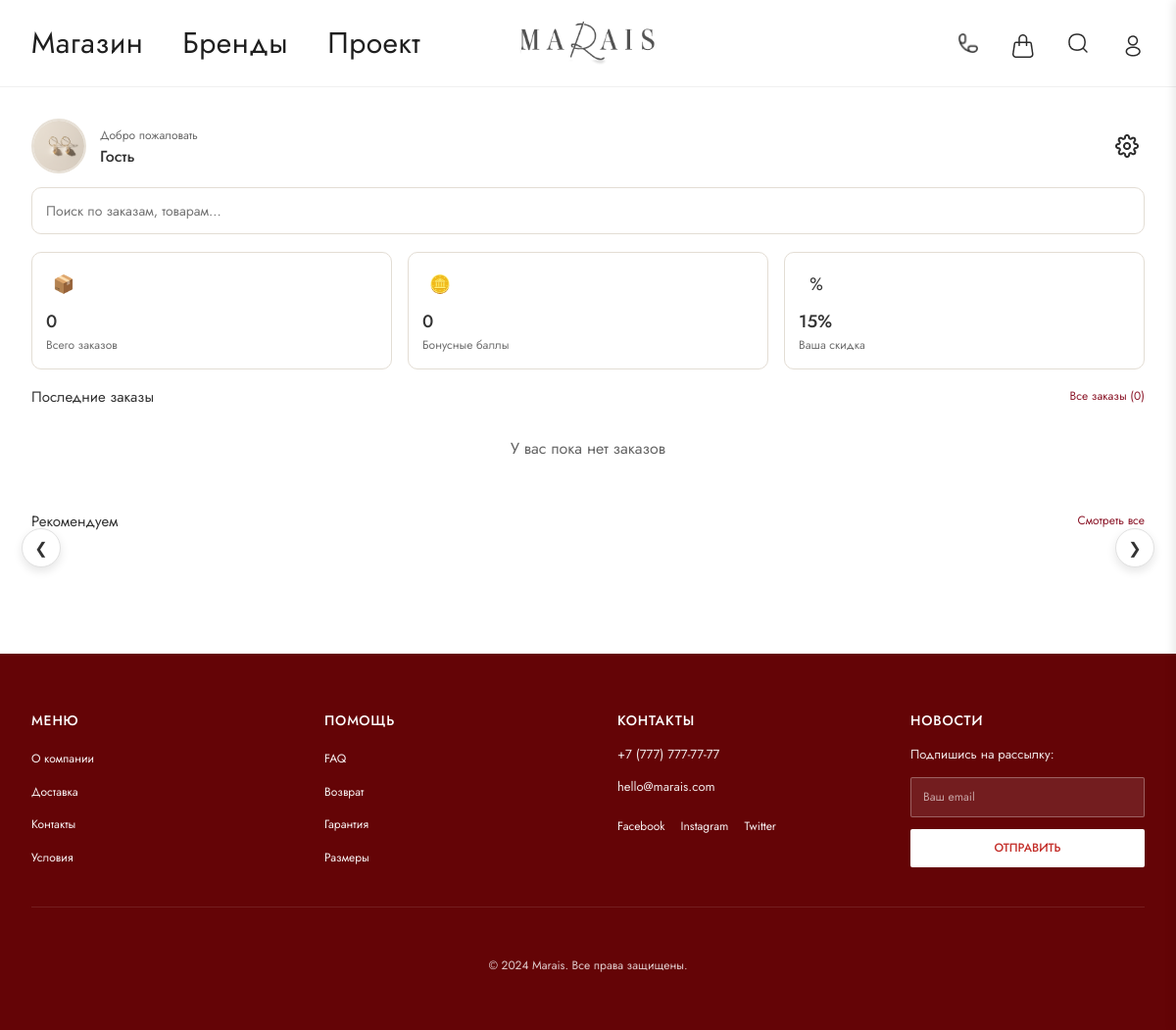
/catalog/profile/, run on an earlier commit of the app's database.
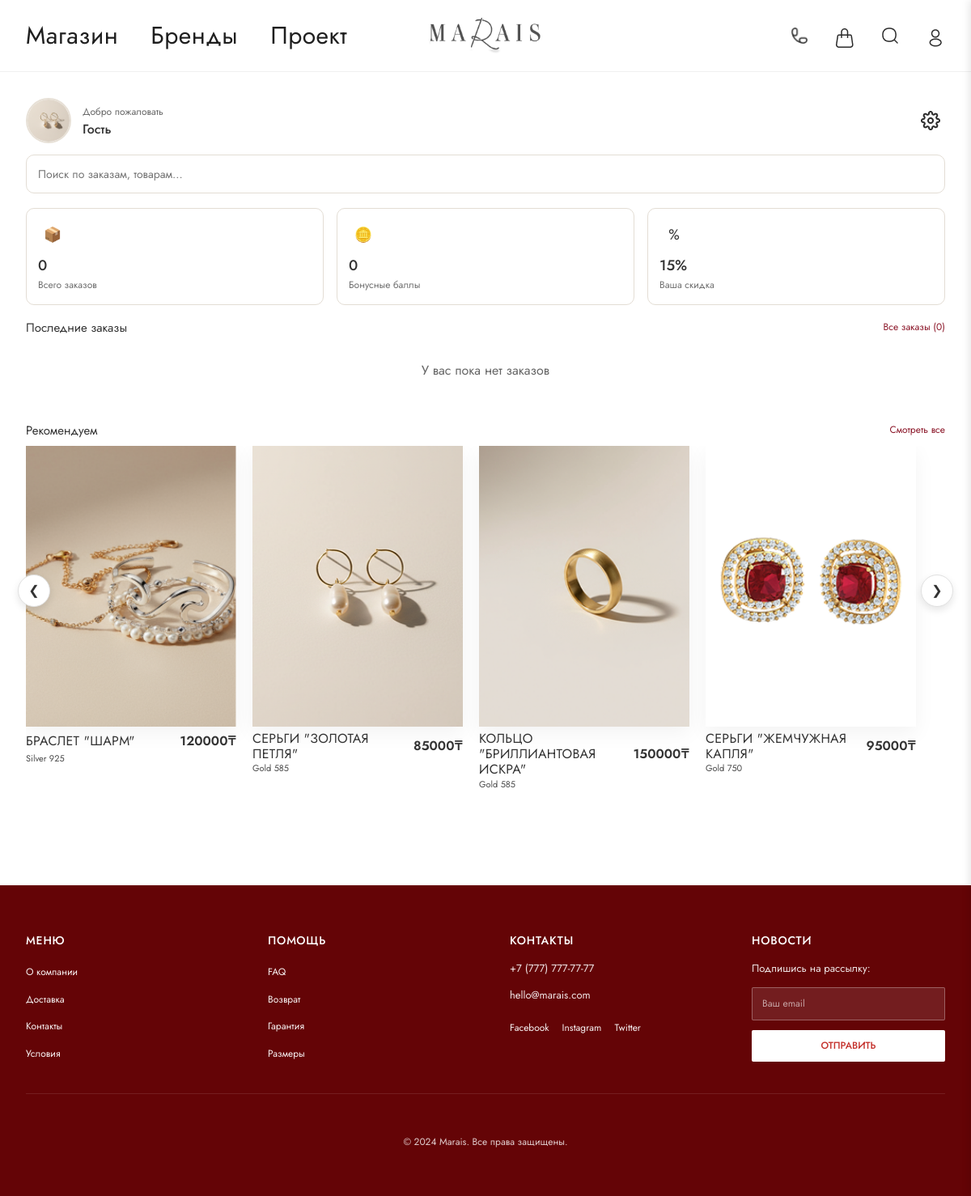
And on a later commit of the database.
### catalog/models.py (models this page shows, shortened)
class Product(models.Model):
  category = models.ForeignKey(Category, related_name='products', on_delete=models.SET_NULL, null=True, blank=True)
  collection = models.ForeignKey(Collection, related_name='products', on_delete=models.SET_NULL, null=True, blank=True)
  brand_ref = models.ForeignKey('Brand', related_name='products', on_delete=models.SET_NULL, null=True, blank=True)
  brand = models.CharField(max_length=120, blank=True)
  title = models.CharField(max_length=200)
  slug = models.SlugField(max_length=220, unique=True)
  description = models.TextField(blank=True)
  price = models.DecimalField(max_digits=12, decimal_places=2, default=0)
  currency = models.CharField(max_length=8, default='₸')
  metal = models.CharField(max_length=100, blank=True)
  material = models.CharField(max_length=150, blank=True)
  coverage = models.CharField(max_length=100, blank=True)
  stones = models.CharField(max_length=200, blank=True)
  color = models.CharField(max_length=80, blank=True)
  size = models.CharField(max_length=50, blank=True)
  stock = models.PositiveIntegerField(default=0)
  is_active = models.BooleanField(default=True)
  main_image = models.ImageField(upload_to='products/', blank=True, null=True)
  created_at = models.DateTimeField(auto_now_add=True)
  updated_at = models.DateTimeField(auto_now=True)
  class Meta:
    verbose_name = 'Товар'
    verbose_name_plural = 'Товары'
    ordering = ['-created_at']

class Category(models.Model):
  name = models.CharField(max_length=150, unique=True)
  slug = models.SlugField(max_length=160, unique=True)
  parent = models.ForeignKey('self', related_name='children', on_delete=models.SET_NULL, null=True, blank=True)
  description = models.TextField(blank=True)
  image = models.ImageField(upload_to='categories/', blank=True, null=True)
  class Meta:
    verbose_name = 'Категория'
    verbose_name_plural = 'Категории'
    ordering = ['name']

### catalog/views.py (the view)
# urls.py: path('profile/', ProfileView.as_view(), name='profile'),
class ProfileView(View):
    def get(self, request):
        orders = []
        orders_total = 0
        if request.user.is_authenticated:
            qs = Order.objects.filter(user=request.user).prefetch_related('items__product').order_by('-created_at')
            orders_total = qs.count()
            orders = list(qs[:3])
        recommended_products = Product.objects.filter(is_active=True).order_by('?')[:4]
        return render(request, 'catalog/profile.html', {
            'orders': orders,
            'orders_total': orders_total,
            'recommended_products': recommended_products,
        })

### basket/context_processors.py (called while the page is built)
def cart_processor(request):
    if request.user.is_authenticated:
        cart = Cart.objects.filter(user=request.user).first()
    else:
        session_key = request.session.session_key
        if not session_key:
            return {'cart_total_quantity': 0}
        cart = Cart.objects.filter(session_key=session_key).first()
    if cart:
        return {'cart_total_quantity': cart.total_quantity}
    return {'cart_total_quantity': 0}

### templates/catalog/profile.html (shortened to what this page needs)
{% extends 'base.html' %}
{% load static %}
{% block content %}
<section class="profile-page">
  <div class="container-m">
    <div class="profile-header">
      <div class="profile-user">
        <div class="profile-avatar">
          {% if request.user.is_authenticated and request.user.avatar %}
          <img src="{{ request.user.avatar.url }}" alt="{{ request.user.get_full_name|default:request.user.username }}">
          {% else %}
          <img src="{% static 'images/sergi.png' %}" alt="Аватар">
          {% endif %}
        </div>
        <div class="profile-user__meta">
          <p class="profile-greet">Добро пожаловать</p>
          <h2 class="profile-name">
            {% if request.user.is_authenticated %}
            {{ request.user.get_full_name|default:request.user.username }}
            {% else %}
            Гость
            {% endif %}
          </h2>
        </div>
      </div>
      <div class="profile-header__actions">
        <button type="button" class="profile-icon-btn" aria-label="Настройки" data-profile-settings-open>
          <img src="{% static 'images/settings.png' %}" alt="Настройки">
        </button>
      </div>
    </div>
    <div class="profile-search">
      <input type="search" placeholder="Поиск по заказам, товарам..." aria-label="Поиск">
    </div>
    <div class="profile-stats">
      <div class="profile-stat-card">
        <div class="profile-stat__icon">📦</div>
        <div>
          <div class="profile-stat__value">
            {% if request.user.is_authenticated %}
            {{ request.user.orders.count|default:0 }}
            {% else %}
            0
            {% endif %}
          </div>
          <div class="profile-stat__label">Всего заказов</div>
        </div>
      </div>
      <div class="profile-stat-card">
        <div class="profile-stat__icon">🪙</div>
        <div>
          <div class="profile-stat__value">
            {% if request.user.is_authenticated %}
            {{ request.user.loyalty_points|default:0 }}
            {% else %}
            0
            {% endif %}
          </div>
          <div class="profile-stat__label">Бонусные баллы</div>
        </div>
      </div>
      <div class="profile-stat-card">
        <div class="profile-stat__icon">%</div>
        <div>
          <div class="profile-stat__value">
            {% if request.user.is_authenticated %}
            {{ request.user.discount_percent|default:15 }}%
            {% else %}
            15%
            {% endif %}
          </div>
          <div class="profile-stat__label">Ваша скидка</div>
        </div>
      </div>
    </div>
    <div class="profile-section">
      <div class="profile-section__header">
        <h3>Последние заказы</h3>
        <a href="#" class="profile-link">Все заказы ({{ orders_total }})</a>
      </div>
      <div class="profile-orders">
        {% if orders %}
        {% for order in orders %}
        <article class="order-card">
          <div class="order-card__info">
            <div class="order-card__icon">
              {% if order.items.first.product.main_image %}
              <img src="{{ order.items.first.product.main_image.url }}" alt="">
              {% else %}
              <img src="{% static 'images/chameleon.png' %}" alt="">
              {% endif %}
            </div>
            <div>
              <div class="order-card__title">Заказ #{{ order.id|stringformat:"06d" }}</div>
              <div class="order-card__date">{{ order.created_at|date:"d E Y" }}</div>
            </div>
          </div>
          <div class="order-card__meta">
            <div class="order-card__price">{{ order.total|floatformat:0 }} ₸</div>
          </div>
        </article>
        {% endfor %}
        {% else %}
        <p style="text-align: center; padding: 20px; color: #666;">У вас пока нет заказов</p>
        {% endif %}
      </div>
    </div>
    <div class="profile-section">
      <div class="profile-section__header">
        <h3>Рекомендуем</h3>
        <a href="{% url 'catalog:home' %}" class="profile-link">Смотреть все</a>
      </div>
      <div class="product-slider-wrapper">
        <button class="slider-arrow slider-prev" aria-label="Назад">&#10094;</button>
        <div class="product-slider-track">
          {% for product in recommended_products %}
          <article class="product-card">
            <a href="{% url 'catalog:detail' product.slug %}" style="text-decoration: none; color: inherit;">
              <div class="product-thumb">
                {% if product.main_image %}
                <img src="{{ product.main_image.url }}" alt="{{ product.title }}">
                {% else %}
                <img src="{% static 'images/product-placeholder.svg' %}" alt="{{ product.title }}">
                {% endif %}
              </div>
              <div class="product-info">
                <div class="product-row">
                  <h3 class="product-name">{{ product.title|upper }}</h3>
                  <span class="product-price">{{ product.price|floatformat:0 }}₸</span>
                </div>
                <p class="product-subtitle">{{ product.metal|default:product.category.name }}</p>
              </div>
            </a>
          </article>
          {% endfor %}
        </div>
        <button class="slider-arrow slider-next" aria-label="Вперед">&#10095;</button>
      </div>
    </div>
  </div>
</section>
{% endblock %}

### templates/base.html (shortened to what this page needs)
<!DOCTYPE html>
{% load static %}
<html lang="ru">
<head>
    <link href="https://cdn.jsdelivr.net/npm/bootstrap@5.3.2/dist/css/bootstrap.min.css" rel="stylesheet">
    <link rel="stylesheet" href="{% static 'css/style.css' %}">
    <link rel="stylesheet" href="{% static 'css/header.css' %}">
    <link rel="stylesheet" href="{% static 'css/footer.css' %}">
</head>
<body>
    {% include 'includes/header.html' %}
    <main class="container-fluid p-0" role="main">
        {% block content %}{% endblock %}
    </main>
    {% include 'includes/footer.html' %}
</body>
</html>

### templates/includes/header.html (shortened to what this page needs)
{% load static %}
<header class="site-header">
  <div class="container-m header-inner">
    <nav class="header-nav">
      <a href="{% url 'catalog:home' %}" class="">Магазин</a>
      <a href="{% url 'brand' %}" class="">Бренды</a>
      <a href="{% url 'project' %}" class="">Проект</a>
    </nav>
    <div class="header-logo">
      <a href="/">
        <img src="{% static 'images/logo.png' %}" alt="Marais">
      </a>
    </div>
    <div class="header-actions header-actions--compact">
      <img src="{% static 'images/Phone.png' %}" alt="Phone" class="icon-link">
      <a href="{% url 'basket:detail' %}"><img src="{% static 'images/Vector.png' %}" alt="Cart" class="icon-link"></a>
      <img src="{% static 'images/Serch.png' %}" alt="Search" class="icon-link" data-search-trigger
        style="cursor: pointer;">
      {% if request.user.is_authenticated %}
      <a href="{% url 'catalog:profile' %}">
        <img src="{% static 'images/profile.png' %}" alt="Profile" class="icon-link">
      </a>
      {% else %}
      <a href="{% url 'users:login' %}">
        <img src="{% static 'images/profile.png' %}" alt="Profile" class="icon-link">
      </a>
      {% endif %}
    </div>
  </div>
</header>

### templates/includes/footer.html
{% load static %}
<footer class="site-footer">
  <div class="container-m">
    <div class="footer-content">
      <div class="footer-col">
        <h4>Меню</h4>
        <ul>
          <li><a href="#">О компании</a></li>
          <li><a href="#">Доставка</a></li>
          <li><a href="#">Контакты</a></li>
          <li><a href="#">Условия</a></li>
        </ul>
      </div>
      <div class="footer-col">
        <h4>Помощь</h4>
        <ul>
          <li><a href="#">FAQ</a></li>
          <li><a href="#">Возврат</a></li>
          <li><a href="#">Гарантия</a></li>
          <li><a href="#">Размеры</a></li>
        </ul>
      </div>
      <div class="footer-col">
        <h4>Контакты</h4>
        <p>+7 (777) 777-77-77</p>
        <p>hello@marais.com</p>
        <div class="footer-social">
          <a href="#">Facebook</a>
          <a href="#">Instagram</a>
          <a href="#">Twitter</a>
        </div>
      </div>
      <div class="footer-col">
        <h4>Новости</h4>
        <p>Подпишись на рассылку:</p>
        <input type="email" placeholder="Ваш email" class="footer-input">
        <button class="footer-btn">Отправить</button>
      </div>
    </div>
    <div class="footer-bottom">
      <p>&copy; 2024 Marais. Все права защищены.</p>
    </div>
  </div>
</footer>

### static/css/style.css (style rules this page uses)
* { margin: 0; padding: 0; box-sizing: border-box; }
:root { --font-sans: 'Jost', -apple-system, BlinkMacSystemFont, 'Segoe UI', Roboto, 'Helvetica Neue', Arial, sans-serif; --accent: #640406; --text-muted: #6b6b6b; }
html, body { font-family: var(--font-sans); color: #333; line-height: 1.6; background: #fff; overflow-x: hidden; }
.container-m { max-width: 1380px; margin: 0 auto; padding: 0 40px; }
img { max-width: 100%; height: auto; display: block; }
.profile-page { padding: 32px 0 80px; background: #fff; }
.profile-header { display: flex; align-items: center; justify-content: space-between; gap: 16px; }
.profile-user { display: flex; align-items: center; gap: 14px; }
.profile-avatar { width: 56px; height: 56px; border-radius: 50%; overflow: hidden; border: 2px solid #e7e0d6; }
.profile-avatar img { width: 100%; height: 100%; object-fit: cover; }
.profile-user__meta { display: flex; flex-direction: column; gap: 2px; }
.profile-greet { margin: 0; font-size: 12px; color: #676767; }
.profile-name { margin: 0; font-size: 16px; font-weight: 500; }
.profile-header__actions { display: flex; gap: 8px; }
.profile-icon-btn { width: 36px; height: 36px; border-radius: 10px; border: none; background: #fff; cursor: pointer; display: inline-flex; align-items: center; justify-content: center; padding: 6px; }
.profile-icon-btn img { width: 100%; height: 100%; object-fit: contain; }
.profile-search { margin: 14px 0 18px; }
.profile-search input { width: 100%; padding: 12px 14px; border-radius: 10px; border: 1px solid #e3ddd4; background: #fff; font-size: 14px; outline: none; }
.profile-stats { display: grid; grid-template-columns: repeat(3, minmax(0, 1fr)); gap: 16px; margin-bottom: 18px; }
.profile-stat-card { display: flex; flex-direction: column; align-items: flex-start; gap: 6px; padding: 14px; border: 1px solid #e3ddd4; border-radius: 10px; background: #fff; }
.profile-stat__icon { width: 36px; height: 36px; border-radius: 8px; background: #fff; display: inline-flex; align-items: center; justify-content: center; font-size: 18px; }
.profile-stat__value { font-size: 18px; font-weight: 500; }
.profile-stat__label { font-size: 12px; color: #6f6f6f; }
.profile-section { background: #fff; margin-bottom: 16px; }
.profile-section__header { display: flex; align-items: center; justify-content: space-between; margin-bottom: 10px; }
.profile-section__header h3 { margin: 0; font-size: 15px; font-weight: 400; }
.profile-link { font-size: 12px; color: #8c182a; text-decoration: none; }
.profile-orders { display: flex; flex-direction: column; gap: 8px; }
.product-card { display: flex; flex-direction: column; gap: 12px; }
.product-thumb { width: 100%; aspect-ratio: 3 / 4; overflow: hidden; background: #fff; box-shadow: 0 8px 24px rgba(0, 0, 0, 0.05); margin-bottom: 5px; }
.product-thumb img { width: 100%; height: 100%; object-fit: cover; }
.product-info { display: flex; flex-direction: column; gap: 0px; }
.product-row { display: flex; justify-content: space-between; align-items: center; gap: 0px; }
.product-name { font-size: 16px; font-weight: 400; letter-spacing: 0.3px; text-transform: uppercase; margin: 0; }
.product-price { font-size: 16px; font-weight: 600; }
.product-subtitle { font-size: 13px; color: var(--text-muted); margin: 0; }
.product-slider-wrapper { position: relative; width: 100%; }
.product-slider-track { display: flex; gap: 20px; overflow-x: auto; scroll-snap-type: x mandatory; padding-bottom: 20px; scrollbar-width: none; }
.product-slider-track .product-card { flex: 0 0 260px; scroll-snap-align: start; min-width: 0; }
.slider-arrow { position: absolute; top: 40%; transform: translateY(-50%); width: 40px; height: 40px; border-radius: 50%; background: #fff; border: 1px solid #e1e1e1; display: flex; align-items: center; justify-content: center; color: #333; cursor: pointer; z-index: 2; box-shadow: 0 4px 10px rgba(0, 0, 0, 0.1); transition: all 0.2s; }
.slider-prev { left: -10px; }
.slider-next { right: -10px; }
@media (max-width: 1200px) { .container-m { padding: 0 32px; } }
.product-subtitle { font-size: 11px; color: #4a4a4a; }

What changed in the data, as far as the page shows it:
added Product: main_image (picture), title "БРАСЛЕТ \"ШАРМ\"", price "120000", metal "Silver 925"
added Product: main_image (picture), title "СЕРЬГИ \"ЗОЛОТАЯ ПЕТЛЯ\"", price "85000", metal "Gold 585"
added Product: main_image (picture), title "КОЛЬЦО \"БРИЛЛИАНТОВАЯ ИСКРА\"", price "150000", metal "Gold 585"
added Product: main_image (picture), title "СЕРЬГИ \"ЖЕМЧУЖНАЯ КАПЛЯ\"", price "95000", metal "Gold 750"
